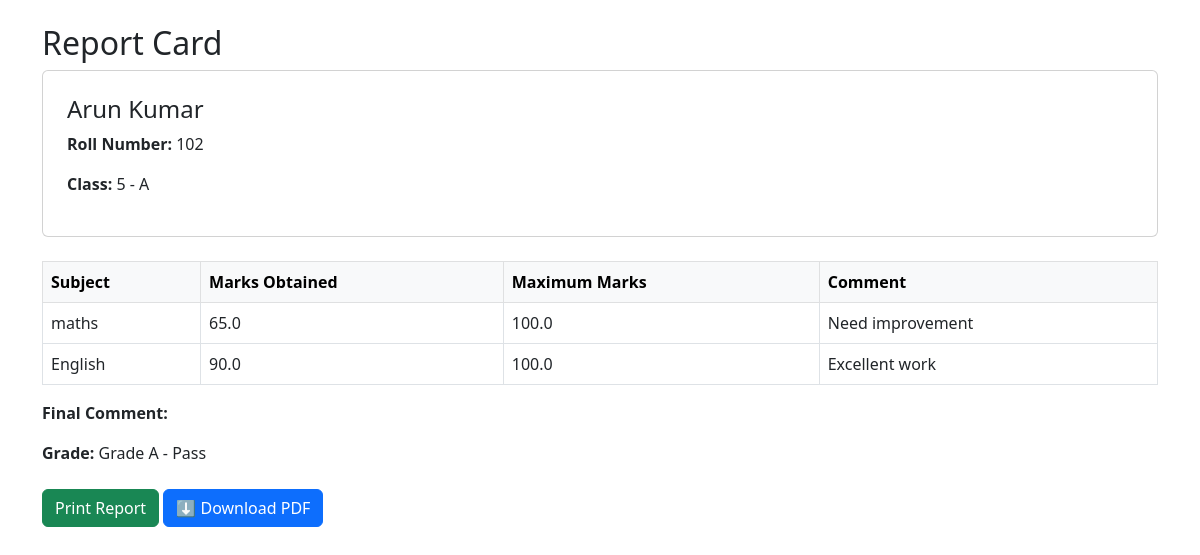
The app's page /view/9/ with its own data.
### app/models.py (models this page shows, shortened)
class Student(models.Model):
    first_name = models.CharField(max_length=100)
    last_name = models.CharField(max_length=100)
    roll_number = models.IntegerField()
    class_ref = models.ForeignKey(Class, on_delete=models.CASCADE, related_name='students')

class Class(models.Model):
    name = models.CharField(max_length=50)  # e.g., "Class 5"
    section = models.CharField(max_length=10)  # e.g., "A"

class Mark(models.Model):
    student = models.ForeignKey(Student, on_delete=models.CASCADE, related_name='marks')
    subject = models.ForeignKey(Subject, on_delete=models.CASCADE, related_name='marks')
    marks_obtained = models.FloatField()
    maximum_marks = models.FloatField()
    comment = models.TextField(blank=True)

class Subject(models.Model):
    name = models.CharField(max_length=100)
    class_ref = models.ForeignKey(Class, on_delete=models.CASCADE, related_name='subjects')

### app/views.py (the view)
# urls.py: path('view/<int:student_id>/', views.view_report, name='view_report'),
def view_report(request, student_id):
    student = get_object_or_404(Student, id=student_id)
    marks = Mark.objects.filter(student=student)
    grade = calculate_grade(marks)
    final_comment = Comment.objects.filter(student=student).first()
    context = {
        "student": student,
        "marks": marks,
        "final_comment": final_comment.comment if final_comment else "",
        "grade": grade,
    }
    return render(request, 'app/view_report.html', context)

### app/views.py (called while the page is built)
def calculate_grade(marks_queryset):
    total = sum([m.marks_obtained for m in marks_queryset])
    max_total = sum([m.maximum_marks for m in marks_queryset])
    percentage = (total / max_total) * 100 if max_total else 0
    if percentage >= 90:
        return "Grade A+ - Pass"
    elif percentage >= 75:
        return "Grade A - Pass"
    elif percentage >= 60:
        return "Grade B - Pass"
    elif percentage >= 40:
        return "Grade C - Pass"
    else:
        return "Grade F - Fail"

### app/templates/app/view_report.html (shortened to what this page needs)
{% extends 'app/base.html' %}
{% block content %}
<h2>Report Card</h2>
<div class="card p-4 mb-4">
  <h4>{{ student.first_name }} {{ student.last_name }}</h4>
  <p><strong>Roll Number:</strong> {{ student.roll_number }}</p>
  <p><strong>Class:</strong> {{ student.class_ref.name }} - {{ student.class_ref.section }}</p>
</div>
<table class="table table-bordered">
  <thead class="table-light">
    <tr>
      <th>Subject</th>
      <th>Marks Obtained</th>
      <th>Maximum Marks</th>
      <th>Comment</th>
    </tr>
  </thead>
  <tbody>
    {% for mark in marks %}
    <tr>
      <td>{{ mark.subject.name }}</td>
      <td>{{ mark.marks_obtained }}</td>
      <td>{{ mark.maximum_marks }}</td>
      <td>{{ mark.comment }}</td>
    </tr>
    {% endfor %}
  </tbody>
</table>
<div class="mt-3">
  <strong>Final Comment:</strong>
</div>
<div class="mt-3">
  <strong>Grade:</strong> {{ grade }}
</div>
<div class="mt-4">
  <button onclick="window.print()" class="btn btn-success">Print Report</button>
  <a href="{% url 'download_pdf' student.id %}" class="btn btn-primary">⬇️ Download PDF</a>
</div>
{% endblock %}

### records on screen
Student: first_name "Arun", last_name "Kumar", roll_number "102", class_ref.name "5", class_ref.section "A"
Mark: subject.name "maths", marks_obtained "65.0", maximum_marks "100.0", comment "Need improvement"
Mark: subject.name "English", marks_obtained "90.0", maximum_marks "100.0", comment "Excellent work"

### other values on screen
{{ grade }} "Grade A - Pass"
